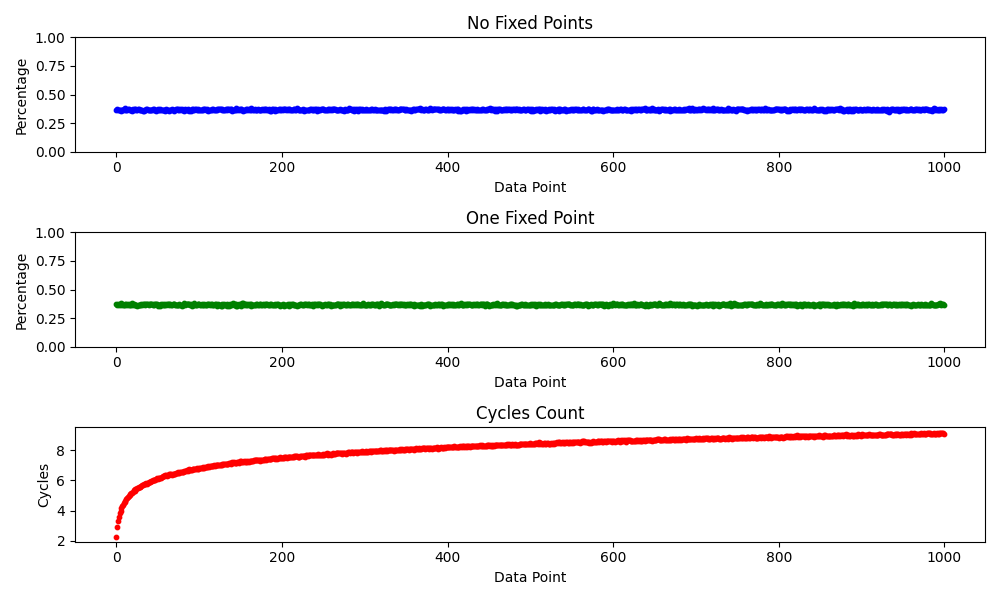

Generate this figure with Python:

import pandas as pd
import matplotlib.pyplot as plt
import numpy as np

# Read the CSV file
file_path = './data.csv'  # Replace with the actual file path
data = pd.read_csv(file_path)

# Extract data columns
no_fixed_points_percentage = data['no_fixed_points_percentage']
one_fixed_point_percentage = data['one_fixed_point_percentage']
cycles = data['cycles']

# Create scatter plots
plt.figure(figsize=(10, 6))

# Scatter plot for no_fixed_points_percentage
plt.subplot(3, 1, 1)
plt.scatter(range(len(no_fixed_points_percentage)), no_fixed_points_percentage, c='b', s=10)
plt.title('No Fixed Points')
plt.xlabel('Data Point')
plt.ylabel('Percentage')
plt.ylim(0, 1)  # Set y-axis limits to [0, 1]

# Scatter plot for one_fixed_point_percentage
plt.subplot(3, 1, 2)
plt.scatter(range(len(one_fixed_point_percentage)), one_fixed_point_percentage, c='g', s=10)
plt.title('One Fixed Point')
plt.xlabel('Data Point')
plt.ylabel('Percentage')
plt.ylim(0, 1)  # Set y-axis limits to [0, 1]

# Scatter plot for cycles
plt.subplot(3, 1, 3)
plt.scatter(range(len(cycles)), cycles, c='r', s=10)
plt.title('Cycles Count')
plt.xlabel('Data Point')
plt.ylabel('Cycles')

# Save the graph to an image file
output_image_path = 'graph.png'
plt.tight_layout()
plt.savefig(output_image_path)
